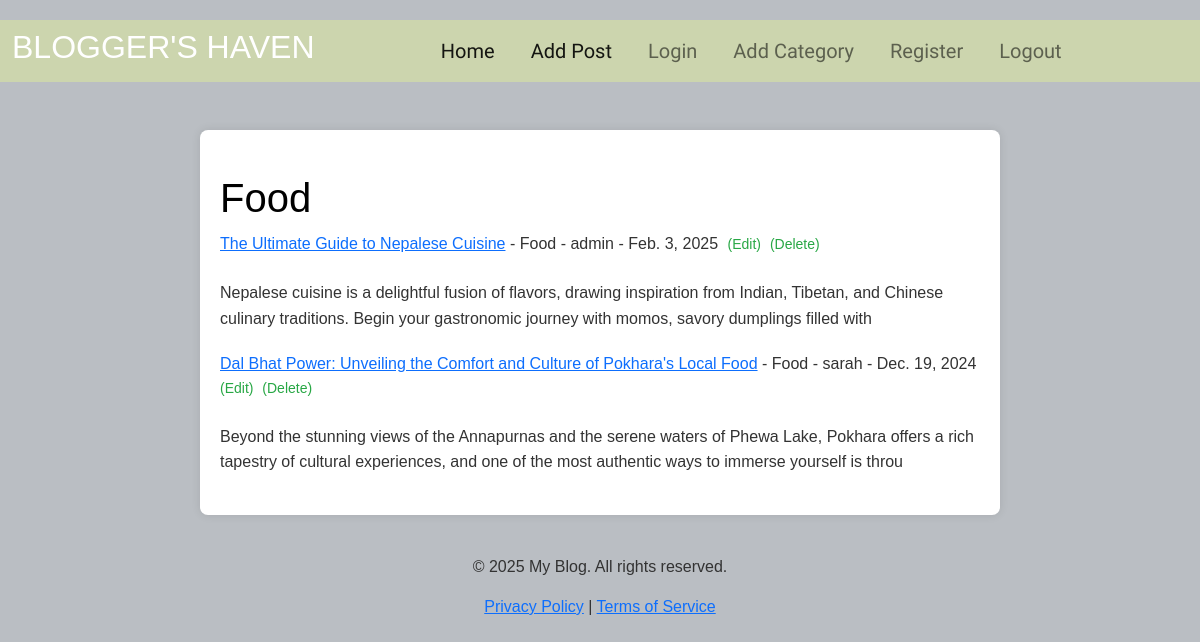
The page /category/Food/ on the database its author committed.
### myapp/models.py (models this page shows, shortened)
class Article(models.Model):
    title = models.CharField(max_length = 300)
    author = models.ForeignKey(User, on_delete=models.CASCADE)
    content = models.TextField()
    category = models.CharField(max_length=300 , default="Travel")
    date = models.DateField()
    likes = models.ManyToManyField(User, related_name='liked_articles')

### myapp/views.py (the view)
# urls.py: path('category/<str:catg>/', CategoryView, name="category"),
def CategoryView(req, catg):
    category_posts = Article.objects.filter(category = catg)
    return render(req, 'categories.html', {'catg': catg, 'category_posts': category_posts})

### templates/categories.html (shortened to what this page needs)
{% extends "base.html" %}
{% load static %}
{% block content %}
{% block css %}
    <link href="https://cdn.jsdelivr.net/npm/bootstrap@5.1.3/dist/css/bootstrap.min.css" rel="stylesheet">
    <link rel="stylesheet" href="{% static 'css/details.css' %}">
{% endblock css %}
{% if category_posts %}
    <br/><br/>
    <div class="container">
        <br/>
        <h1> {{ catg }}</h1>
        {% for article in category_posts %}
            <a href="{% url 'article-detail' article.pk %}">
            {{article.title}}</a>
            - {{article.category}}
            - {{article.author}}
            - {{article.date}}
            <small>
                <a href="{% url 'update_post' article.pk %}"> (Edit) </a>
                <a href="{% url 'delete_post' article.pk %}"> (Delete) </a><br/>
            </small> <br/>
            <div class="article-content">
                {{article.content|slice:":200"|safe }}
            </div>
        {% endfor %}
    {% else %}
        <br></br>
        <h2 style="text-align: center"> Sorry! This page doesn't exist. </h2>
    {% endif %}
    </div>
{% endblock content %}

### static/css/details.css (style rules this page uses)
body { font-family: sans-serif; background-color: #babec3; color: #333; padding-top: 20px; }
.container { max-width: 800px; margin: 0 auto; padding: 20px; background-color: #fff; border-radius: 8px; box-shadow: 0 0 10px rgba(0, 0, 0, 0.1); }
h1 { color: #000000; margin-bottom: 10px; }
small { color: #6c757d; }
small a { color: #28a745; text-decoration: none; margin-left: 5px; }
.article-content { line-height: 1.6; margin-bottom: 20px; }

### rows shown on the page
Article: title "The Ultimate Guide to Nepalese Cuisine", category "Food", author "admin", date "Feb. 3, 2025", content "Nepalese cuisine is a delightful fusion of flavors, drawing inspiration from Indian, Tibetan, and Chinese culinary traditions. Begin your gastronomic journey with momos, savory dumplings filled with"
Article: title "Dal Bhat Power: Unveiling the Comfort and Culture of Pokhara's Local Food", category "Food", author "sarah", date "Dec. 19, 2024", content "Beyond the stunning views of the Annapurnas and the serene waters of Phewa Lake, Pokhara offers a rich tapestry of cultural experiences, and one of the most authentic ways to immerse yourself is throu"

### other values the page prints
{{ catg }} "Food"
